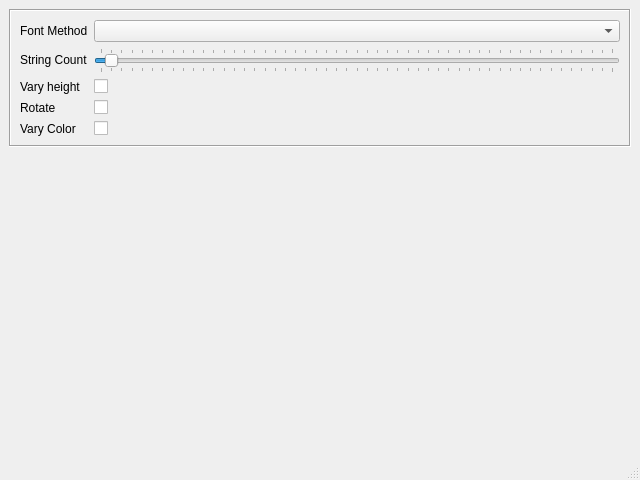
<?xml version="1.0" encoding="UTF-8"?>
<ui version="4.0">
 <class>MainWindow</class>
 <widget class="QMainWindow" name="MainWindow">
  <property name="geometry">
   <rect>
    <x>0</x>
    <y>0</y>
    <width>640</width>
    <height>480</height>
   </rect>
  </property>
  <property name="windowTitle">
   <string>MainWindow</string>
  </property>
  <widget class="QWidget" name="centralwidget">
   <layout class="QVBoxLayout" name="verticalLayout_2">
    <item>
     <widget class="QFrame" name="controlFrame">
      <property name="sizePolicy">
       <sizepolicy hsizetype="Preferred" vsizetype="Maximum">
        <horstretch>0</horstretch>
        <verstretch>0</verstretch>
       </sizepolicy>
      </property>
      <property name="frameShape">
       <enum>QFrame::Box</enum>
      </property>
      <property name="frameShadow">
       <enum>QFrame::Sunken</enum>
      </property>
      <layout class="QFormLayout" name="formLayout">
       <property name="fieldGrowthPolicy">
        <enum>QFormLayout::AllNonFixedFieldsGrow</enum>
       </property>
       <property name="rowWrapPolicy">
        <enum>QFormLayout::DontWrapRows</enum>
       </property>
       <item row="0" column="0">
        <widget class="QLabel" name="lblFM">
         <property name="text">
          <string>Font Method</string>
         </property>
        </widget>
       </item>
       <item row="0" column="1">
        <widget class="QComboBox" name="fontMethod"/>
       </item>
       <item row="1" column="0">
        <widget class="QLabel" name="lblSC">
         <property name="text">
          <string>String Count</string>
         </property>
        </widget>
       </item>
       <item row="1" column="1">
        <widget class="QSlider" name="stringCount">
         <property name="maximum">
          <number>500</number>
         </property>
         <property name="singleStep">
          <number>5</number>
         </property>
         <property name="pageStep">
          <number>50</number>
         </property>
         <property name="value">
          <number>10</number>
         </property>
         <property name="sliderPosition">
          <number>10</number>
         </property>
         <property name="orientation">
          <enum>Qt::Horizontal</enum>
         </property>
         <property name="invertedAppearance">
          <bool>false</bool>
         </property>
         <property name="invertedControls">
          <bool>false</bool>
         </property>
         <property name="tickPosition">
          <enum>QSlider::TicksBothSides</enum>
         </property>
         <property name="tickInterval">
          <number>10</number>
         </property>
        </widget>
       </item>
       <item row="2" column="0">
        <widget class="QLabel" name="lblVH">
         <property name="text">
          <string>Vary height</string>
         </property>
        </widget>
       </item>
       <item row="2" column="1">
        <widget class="QCheckBox" name="varyHeight">
         <property name="text">
          <string/>
         </property>
        </widget>
       </item>
       <item row="3" column="0">
        <widget class="QLabel" name="lblRotate">
         <property name="text">
          <string>Rotate</string>
         </property>
        </widget>
       </item>
       <item row="3" column="1">
        <widget class="QCheckBox" name="rotate">
         <property name="text">
          <string/>
         </property>
        </widget>
       </item>
       <item row="4" column="0">
        <widget class="QLabel" name="lblVC">
         <property name="text">
          <string>Vary Color</string>
         </property>
        </widget>
       </item>
       <item row="4" column="1">
        <widget class="QCheckBox" name="varyColor">
         <property name="text">
          <string/>
         </property>
        </widget>
       </item>
      </layout>
     </widget>
    </item>
    <item>
     <widget class="OGLWidget" name="oglWidget" native="true">
      <property name="sizePolicy">
       <sizepolicy hsizetype="Preferred" vsizetype="Minimum">
        <horstretch>0</horstretch>
        <verstretch>0</verstretch>
       </sizepolicy>
      </property>
     </widget>
    </item>
   </layout>
  </widget>
  <widget class="QStatusBar" name="statusbar"/>
 </widget>
 <customwidgets>
  <customwidget>
   <class>OGLWidget</class>
   <extends>QWidget</extends>
   <header location="global">oglwidget.h</header>
   <container>1</container>
  </customwidget>
 </customwidgets>
 <resources/>
 <connections/>
</ui>
